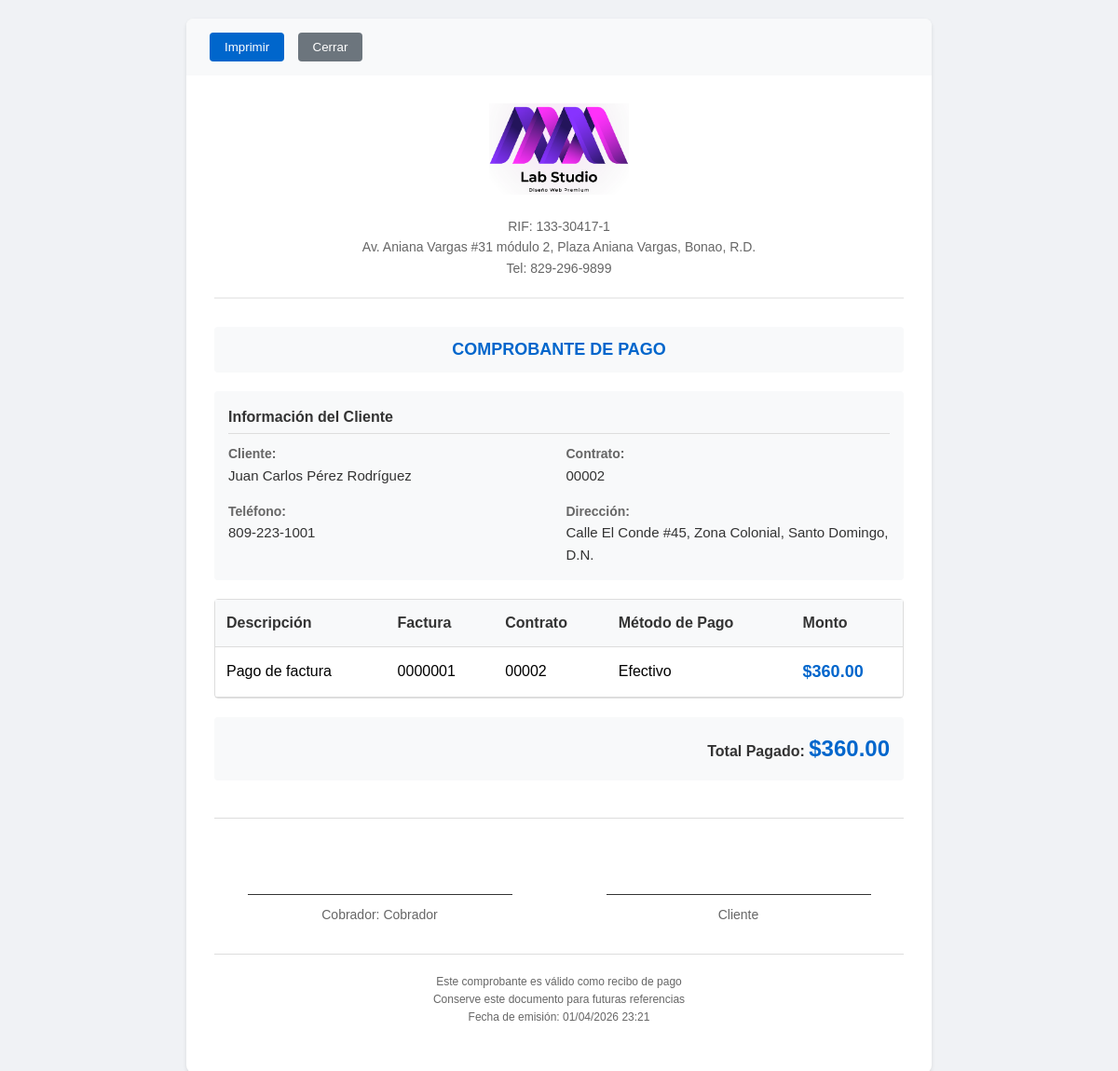
The page /imprimir_comprobante.php?id=1 (signed in) on the database its author committed.
### tables this page shows
CREATE TABLE `pagos` (
  `id` int(11) NOT NULL,
  `factura_id` int(11) NOT NULL,
  `monto` decimal(10,2) NOT NULL,
  `fecha_pago` datetime NOT NULL,
  `metodo_pago` enum('efectivo','transferencia','cheque') NOT NULL,
  `referencia_pago` varchar(50) DEFAULT NULL,
  `cobrador_id` int(11) DEFAULT NULL,
  `estado` enum('procesado','anulado') DEFAULT 'procesado',
  `notas` text DEFAULT NULL,
  `created_at` timestamp NOT NULL DEFAULT current_timestamp(),
  `tipo_pago` enum('total','abono') DEFAULT 'total'
);

CREATE TABLE `configuracion_sistema` (
  `id` int(11) NOT NULL,
  `nombre_empresa` varchar(100) NOT NULL,
  `rif` varchar(20) DEFAULT NULL,
  `direccion` text DEFAULT NULL,
  `telefono` varchar(15) DEFAULT NULL,
  `celular` varchar(15) DEFAULT NULL,
  `email` varchar(100) DEFAULT NULL,
  `logo_url` varchar(255) DEFAULT NULL,
  `moneda` varchar(10) DEFAULT 'USD',
  `dias_gracia_pago` int(11) DEFAULT 5,
  `formato_factura` text DEFAULT NULL,
  `created_at` timestamp NOT NULL DEFAULT current_timestamp(),
  `updated_at` timestamp NOT NULL DEFAULT current_timestamp() ON UPDATE current_timestamp()
);

CREATE TABLE `clientes` (
  `id` int(11) NOT NULL,
  `codigo` varchar(5) NOT NULL,
  `nombre` varchar(100) NOT NULL,
  `apellidos` varchar(100) NOT NULL,
  `cedula` varchar(13) NOT NULL,
  `telefono1` varchar(15) NOT NULL,
  `telefono2` varchar(15) DEFAULT NULL,
  `telefono3` varchar(15) DEFAULT NULL,
  `direccion` text NOT NULL,
  `email` varchar(100) NOT NULL,
  `fecha_nacimiento` date DEFAULT NULL,
  `fecha_registro` datetime NOT NULL,
  `estado` enum('activo','inactivo','suspendido') DEFAULT 'activo',
  `cobrador_id` int(11) NOT NULL,
  `vendedor_id` int(11) NOT NULL,
  `notas` text DEFAULT NULL,
  `created_at` timestamp NOT NULL DEFAULT current_timestamp(),
  `updated_at` timestamp NOT NULL DEFAULT current_timestamp() ON UPDATE current_timestamp()
);

CREATE TABLE `contratos` (
  `id` int(11) NOT NULL,
  `numero_contrato` varchar(20) DEFAULT NULL,
  `cliente_id` int(11) NOT NULL,
  `plan_id` int(11) NOT NULL,
  `fecha_inicio` date NOT NULL,
  `fecha_fin` date DEFAULT NULL,
  `monto_mensual` decimal(10,2) NOT NULL,
  `monto_total` decimal(10,2) NOT NULL,
  `dia_cobro` int(11) NOT NULL,
  `estado` enum('activo','cancelado','suspendido') DEFAULT 'activo',
  `vendedor_id` int(11) DEFAULT NULL,
  `notas` text DEFAULT NULL,
  `ubicacion_lat` decimal(10,8) DEFAULT NULL COMMENT 'Latitud GPS del contrato',
  `ubicacion_lng` decimal(11,8) DEFAULT NULL COMMENT 'Longitud GPS del contrato',
  `ubicacion_ref` varchar(255) DEFAULT NULL COMMENT 'Referencia textual de la ubicación',
  `created_at` timestamp NOT NULL DEFAULT current_timestamp(),
  `updated_at` timestamp NOT NULL DEFAULT current_timestamp() ON UPDATE current_timestamp()
);

CREATE TABLE `facturas` (
  `id` int(11) NOT NULL,
  `numero_factura` varchar(7) NOT NULL,
  `cuota` int(11) NOT NULL,
  `mes_factura` varchar(7) NOT NULL,
  `contrato_id` int(11) NOT NULL,
  `fecha_emision` date NOT NULL,
  `fecha_vencimiento` date NOT NULL,
  `monto` decimal(10,2) NOT NULL,
  `monto_pendiente` decimal(10,2) DEFAULT 0.00,
  `estado` enum('pendiente','pagada','vencida','anulada','incompleta') DEFAULT 'pendiente',
  `notas` text DEFAULT NULL,
  `created_at` timestamp NOT NULL DEFAULT current_timestamp(),
  `updated_at` timestamp NOT NULL DEFAULT current_timestamp() ON UPDATE current_timestamp(),
  `cantidad_dependientes` int(11) DEFAULT 0,
  `tiene_geriatrico` tinyint(1) DEFAULT 0
);

CREATE TABLE `cobradores` (
  `id` int(11) NOT NULL,
  `codigo` varchar(3) NOT NULL,
  `nombre_completo` varchar(200) NOT NULL,
  `descripcion` text DEFAULT NULL,
  `fecha_ingreso` date NOT NULL,
  `estado` enum('activo','inactivo') DEFAULT 'activo',
  `usuario_id` int(11) DEFAULT NULL,
  `telefono` varchar(15) DEFAULT NULL,
  `email` varchar(100) DEFAULT NULL,
  `created_at` timestamp NOT NULL DEFAULT current_timestamp(),
  `updated_at` timestamp NOT NULL DEFAULT current_timestamp() ON UPDATE current_timestamp()
);

### imprimir_comprobante.php (the view, shortened to what this page needs)
<?php
require_once 'config.php';
$id = (int)$_GET['id'];
$stmt = $conn->prepare("
    SELECT p.*,
           f.numero_factura,
           f.monto as monto_factura,
           c.numero_contrato,
           cl.codigo as cliente_codigo,
           cl.nombre as cliente_nombre,
           cl.apellidos as cliente_apellidos,
           cl.direccion as cliente_direccion,
           cl.telefono1 as cliente_telefono,
           co.nombre_completo as cobrador_nombre,
           cfg.nombre_empresa,
           cfg.rif,
           cfg.direccion as empresa_direccion,
           cfg.telefono as empresa_telefono,
           cfg.email as empresa_email,
           cfg.logo_url
    FROM pagos p
    JOIN facturas f ON p.factura_id = f.id
    JOIN contratos c ON f.contrato_id = c.id
    JOIN clientes cl ON c.cliente_id = cl.id
    LEFT JOIN cobradores co ON p.cobrador_id = co.id
    CROSS JOIN configuracion_sistema cfg
    WHERE p.id = ?
");
$stmt->execute([$id]);
$pago = $stmt->fetch();
?>
<!DOCTYPE html>
<html lang="es">
<head>
</head>
<body>
    <div class="comprobante-wrapper">
        <div class="control-buttons no-print">
            <button onclick="window.print()" class="btn btn-primary">
                <i class="fas fa-print"></i> Imprimir
            </button>
            <button onclick="window.close()" class="btn btn-secondary">
                <i class="fas fa-times"></i> Cerrar
            </button>
        </div>
        <div class="comprobante">
            <div class="header">
                <?php if ($pago['logo_url']): ?>
                    <img src="<?php echo htmlspecialchars($pago['logo_url']); ?>" alt="Logo" class="logo">
                <?php endif; ?>
                <div class="empresa-detalles">
                    RIF: <?php echo htmlspecialchars($pago['rif']); ?><br>
                    <?php echo htmlspecialchars($pago['empresa_direccion']); ?><br>
                    Tel: <?php echo htmlspecialchars($pago['empresa_telefono']); ?>
                </div>
            </div>
            <div class="comprobante-titulo">COMPROBANTE DE PAGO</div>
            <div class="info-seccion">
                <div class="info-titulo">Información del Cliente</div>
                <div class="info-grid">
                    <div class="info-item">
                        <span class="info-label">Cliente:</span>
                        <span class="info-valor">
                            <?php echo htmlspecialchars($pago['cliente_nombre'] . ' ' . $pago['cliente_apellidos']); ?>
                        </span>
                    </div>
                    <div class="info-item">
                        <span class="info-label">Contrato:</span>
                        <span class="info-valor"><?php echo htmlspecialchars($pago['numero_contrato']); ?></span>
                    </div>
                    <div class="info-item">
                        <span class="info-label">Teléfono:</span>
                        <span class="info-valor"><?php echo htmlspecialchars($pago['cliente_telefono']); ?></span>
                    </div>
                    <div class="info-item">
                        <span class="info-label">Dirección:</span>
                        <span class="info-valor"><?php echo htmlspecialchars($pago['cliente_direccion']); ?></span>
                    </div>
                </div>
            </div>
            <div class="detalles-pago">
                <table class="detalles-tabla">
                    <thead>
                        <tr>
                            <th>Descripción</th>
                            <th>Factura</th>
                            <th>Contrato</th>
                            <th>Método de Pago</th>
                            <th>Monto</th>
                        </tr>
                    </thead>
                    <tbody>
                        <tr>
                            <td>Pago de factura</td>
                            <td><?php echo htmlspecialchars($pago['numero_factura']); ?></td>
                            <td><?php echo htmlspecialchars($pago['numero_contrato']); ?></td>
                            <td><?php echo ucfirst($pago['metodo_pago']); ?></td>
                            <td class="monto">$<?php echo number_format($pago['monto'], 2); ?></td>
                        </tr>
                    </tbody>
                </table>
            </div>
            <div class="total-seccion">
                <span class="total-label">Total Pagado:</span>
                <span class="total-valor">$<?php echo number_format($pago['monto'], 2); ?></span>
            </div>
            <div class="firmas-seccion">
                <div class="firma">
                    <br><br>
                    <div class="firma-linea"></div>
                    <div class="firma-nombre">
                        Cobrador: <?php echo htmlspecialchars($pago['cobrador_nombre']); ?>
                    </div>
                </div>
                <div class="firma">
                    <br><br>
                    <div class="firma-linea"></div>
                    <div class="firma-nombre">Cliente</div>
                </div>
            </div>
            <div class="footer">
                <p>Este comprobante es válido como recibo de pago</p>
                <p>Conserve este documento para futuras referencias</p>
                <p>Fecha de emisión: <?php echo date('d/m/Y H:i', strtotime($pago['fecha_pago'])); ?></p>
            </div>
        </div>
    </div>
</body>
</html>

### imprimir_comprobante.php (style rules this page uses)
* { margin: 0; padding: 0; box-sizing: border-box; }
body { font-family: 'Arial', sans-serif; line-height: 1.6; background-color: #f0f2f5; padding: 20px; }
.comprobante-wrapper { max-width: 800px; margin: 0 auto; background: white; box-shadow: 0 2px 4px rgba(0,0,0,0.1); border-radius: 8px; }
.control-buttons { text-align: left; padding: 15px; background: #f8f9fa; border-radius: 8px 8px 0 0; }
.btn { padding: 8px 16px; margin-left: 10px; border: none; border-radius: 4px; cursor: pointer; font-weight: 500; transition: all 0.3s ease; }
.btn-primary { background-color: #0066cc; color: white; }
.btn-secondary { background-color: #6c757d; color: white; }
.comprobante { padding: 30px; }
.header { text-align: center; margin-bottom: 30px; padding-bottom: 20px; border-bottom: 2px solid #eee; }
.logo { max-width: 150px; height: auto; margin-bottom: 15px; }
.empresa-detalles { color: #666; font-size: 14px; }
.comprobante-titulo { text-align: center; font-size: 18px; font-weight: bold; color: #0066cc; margin: 18px 0; padding: 10px; background: #f8f9fa; border-radius: 4px; }
.info-seccion { margin: 20px 0; padding: 15px; background: #f8f9fa; border-radius: 4px; }
.info-titulo { font-size: 16px; font-weight: bold; color: #333; margin-bottom: 10px; border-bottom: 1px solid #ddd; padding-bottom: 5px; }
.info-grid { display: grid; grid-template-columns: repeat(2, 1fr); gap: 15px; }
.info-item { display: flex; flex-direction: column; }
.info-label { font-weight: 600; color: #666; font-size: 14px; }
.info-valor { color: #333; font-size: 15px; }
.detalles-pago { margin: 20px 0; border: 1px solid #ddd; border-radius: 4px; }
.detalles-tabla { width: 100%; border-collapse: collapse; }
.detalles-tabla th, .detalles-tabla td { padding: 12px; text-align: left; border-bottom: 1px solid #ddd; }
.detalles-tabla th { background-color: #f8f9fa; font-weight: 600; color: #333; }
.monto { font-size: 18px; font-weight: bold; color: #0066cc; }
.total-seccion { text-align: right; padding: 15px; background: #f8f9fa; border-radius: 4px; margin: 20px 0; }
.total-label { font-size: 16px; font-weight: bold; color: #333; }
.total-valor { font-size: 24px; font-weight: bold; color: #0066cc; }
.firmas-seccion { display: grid; grid-template-columns: repeat(2, 1fr); gap: 30px; margin-top: 40px; padding-top: 20px; border-top: 1px solid #ddd; }
.firma { text-align: center; }
.firma-linea { width: 80%; margin: 10px auto; border-top: 1px solid #333; }
.firma-nombre { font-size: 14px; color: #666; }
.footer { text-align: center; margin-top: 30px; padding: 20px; border-top: 1px solid #ddd; color: #666; font-size: 12px; }

### rows shown on the page
pagos: configuracion_sistema.logo_url (picture), configuracion_sistema.rif "133-30417-1", configuracion_sistema.direccion "Av. Aniana Vargas #31 módulo 2, Plaza Aniana Vargas, Bonao, R.D.", configuracion_sistema.telefono "829-296-9899", clientes.nombre+apellidos "Juan Carlos Pérez Rodríguez", contratos.numero_contrato "00002", clientes.telefono1 "809-223-1001", clientes.direccion "Calle El Conde #45, Zona Colonial, Santo Domingo, D.N.", factura.numero_factura "0000001", metodo_pago "Efectivo", monto "360.00", cobrador.nombre_completo "Cobrador", fecha_pago "01/04/2026 23:21"
